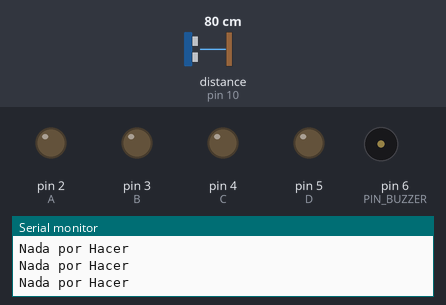
The sketch below on a simulated Arduino Uno, built with avr-gcc and run on an emulated ATmega328P. On the bench: output pins drawn as LEDs (lit = HIGH), buzzer (waves = sounding), the last lines printed to the serial monitor. Wiring (inferred from the names in the program): ultrasonic range finder: trigger pin 9; echo pin 10. The test bench sets the inputs (shaded band); at power-on: distance to the obstacle (sensor on pin 10) 80 cm. The echo pulse lasts 58.3 µs per cm; pins used as bus, display or sensor lines are not drawn.

Above: at 1.2 s.
1.3 s: distance to the obstacle (sensor on pin 10) set to 23 cm
3.2 s: distance to the obstacle (sensor on pin 10) set to 20 cm
At 4.0 s:
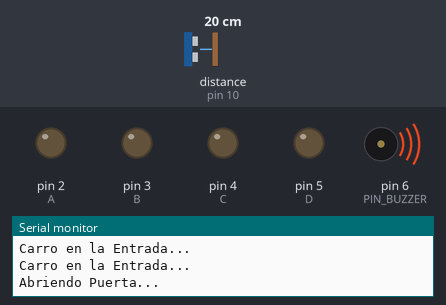
At 7.1 s:
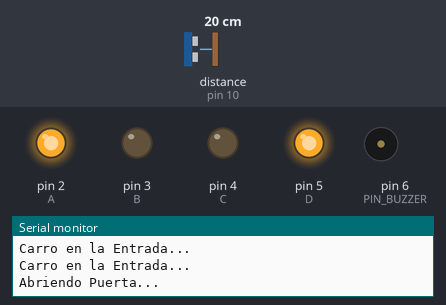
Timing chart, 0 to 13.8 s (numbered marks = the images above; inputs shaded):
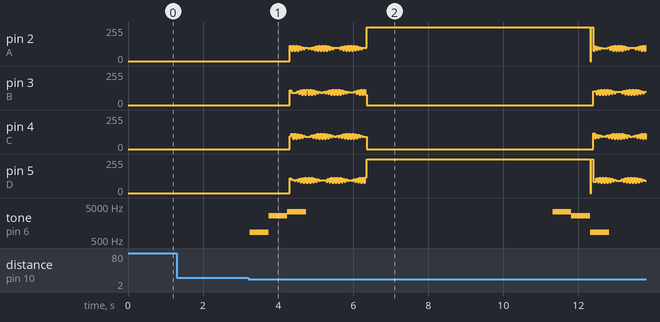

Measured:
- the behaviour switches between 22 and 21 cm on distance to the obstacle (sensor on pin 10) (found by bisection; images 0 and 1)

The sketch:

jurassic-park-automata.ino
```cpp
#define A 2
#define B 3
#define C 4
#define D 5

#define NUMBER_OF_STEPS_PER_REV 1024
#define NUMBER_OF_STEPS_FOR_OPEN_DOOR 128
#define DELAY_BY_STEP 2
#define PIN_BUZZER 6
#define FREQUENCY 850


const int trigPin = 9;
const int echoPin = 10;

int LEDpin = 11;          // connect Red LED to pin 11 (PWM pin)
int LEDbrightness;

long duration;
int distance;
void setup() {
  pinMode(trigPin, OUTPUT); // Sets the trigPin as an Output
  pinMode(echoPin, INPUT); // Sets the echoPin as an Input
  pinMode(A,OUTPUT);
  pinMode(B,OUTPUT);
  pinMode(C,OUTPUT);
  pinMode(D,OUTPUT);
  Serial.begin(9600);
}

void write(int a,int b,int c,int d){
  digitalWrite(A,a);
  digitalWrite(B,b);
  digitalWrite(C,c);
  digitalWrite(D,d);
}

void forwardStep(){
  write(1,0,0,0);
  delay(DELAY_BY_STEP);
  write(1,1,0,0);
  delay(DELAY_BY_STEP);
  write(0,1,0,0);
  delay(DELAY_BY_STEP);
  write(0,1,1,0);
  delay(DELAY_BY_STEP);
  write(0,0,1,0);
  delay(DELAY_BY_STEP);
  write(0,0,1,1);
  delay(DELAY_BY_STEP);
  write(0,0,0,1);
  delay(DELAY_BY_STEP);
  write(1,0,0,1);
  delay(DELAY_BY_STEP);
}

void reverseStep(){
  write(1,0,0,1);
  delay(DELAY_BY_STEP);
  write(0,0,0,1);
  delay(DELAY_BY_STEP);
  write(0,0,1,1);
  delay(DELAY_BY_STEP);
  write(0,0,1,0);
  delay(DELAY_BY_STEP);
  write(0,1,1,0);
  delay(DELAY_BY_STEP);
  write(0,1,0,0);
  delay(DELAY_BY_STEP);
  write(1,1,0,0);
  delay(DELAY_BY_STEP);
  write(1,0,0,0);
  delay(DELAY_BY_STEP);
}

void openDoor() {
  for(int step = 0; step < NUMBER_OF_STEPS_FOR_OPEN_DOOR; step ++) {
    forwardStep();
  }
}

void closeDoor() {
  for(int step = 0; step < NUMBER_OF_STEPS_FOR_OPEN_DOOR; step ++) {
    reverseStep();
  }
}

boolean readSendor() {
  // Clears the trigPin
  digitalWrite(trigPin, LOW);
  delayMicroseconds(2);
  // Sets the trigPin on HIGH state for 10 micro seconds
  digitalWrite(trigPin, HIGH);
  delayMicroseconds(10);
  digitalWrite(trigPin, LOW);
  // Reads the echoPin, returns the sound wave travel time in microseconds
  duration = pulseIn(echoPin, HIGH);
  // Calculating the distance
  distance = duration * 0.034 / 2;
  boolean openDoor = false;
  if(distance > 20 && distance <= 30) {
    Serial.println("Carro en la Entrada...");
  } else if(distance > 10 && distance <= 20) {
    openDoor = true;
  } else {
    Serial.println("Nada por Hacer");
  }
  return openDoor;
}

void loop() {
  boolean isOpenDoor = readSendor();
  if(isOpenDoor) {
    Serial.println("Abriendo Puerta...");
    // tone(PIN_BUZZER, FREQUENCY, 100);
    playSound(false);
    openDoor();
    delay(5000);
    Serial.println("Cerrando Puerta...");
    playSound(true);
    closeDoor();
    // delay(1000);
  }
}

void playSound(bool reverseDoor) {
  if(!reverseDoor) {
    tone(PIN_BUZZER, FREQUENCY, 500);
    delay(500);
    tone(PIN_BUZZER, FREQUENCY * 3, 500);
    delay(500);
    tone(PIN_BUZZER, FREQUENCY * 4, 500);
  } else {
    tone(PIN_BUZZER, FREQUENCY * 4, 500);
    delay(500);
    tone(PIN_BUZZER, FREQUENCY * 3, 500);
    delay(500);
    tone(PIN_BUZZER, FREQUENCY, 500);
  }

}
```
